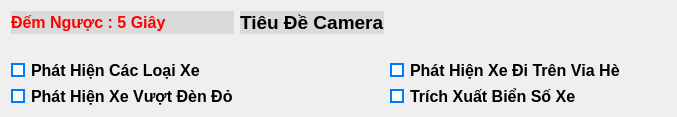
                    <widget class="QWidget" name="tab">
                     <attribute name="title">
                      <string>Tab 1</string>
                     </attribute>
                     <layout class="QGridLayout" name="gridLayout_7">
                      <item row="0" column="0">
                       <widget class="QLabel" name="label_22">
                        <property name="font">
                         <font>
                          <family>Tahoma</family>
                          <pointsize>12</pointsize>
                          <weight>75</weight>
                          <italic>false</italic>
                          <bold>true</bold>
                          <underline>false</underline>
                          <strikeout>false</strikeout>
                          <stylestrategy>PreferDefault</stylestrategy>
                         </font>
                        </property>
                        <property name="autoFillBackground">
                         <bool>false</bool>
                        </property>
                        <property name="styleSheet">
                         <string notr="true">color: rgb(255, 0, 0);
background-color: rgb(218, 218, 218);</string>
                        </property>
                        <property name="text">
                         <string>Đếm Ngược : 5 Giây</string>
                        </property>
                       </widget>
                      </item>
                      <item row="0" column="1">
                       <widget class="QLabel" name="label_23">
                        <property name="font">
                         <font>
                          <family>Tahoma</family>
                          <pointsize>14</pointsize>
                          <weight>75</weight>
                          <bold>true</bold>
                         </font>
                        </property>
                        <property name="styleSheet">
                         <string notr="true">background-color: rgb(218, 218, 218);</string>
                        </property>
                        <property name="text">
                         <string>Tiêu Đề Camera</string>
                        </property>
                       </widget>
                      </item>
                      <item row="0" column="3">
                       <widget class="QPushButton" name="pushButton_2">
                        <property name="minimumSize">
                         <size>
                          <width>0</width>
                          <height>0</height>
                         </size>
                        </property>
                        <property name="maximumSize">
                         <size>
                          <width>50</width>
                          <height>16777215</height>
                         </size>
                        </property>
                        <property name="font">
                         <font>
                          <pointsize>8</pointsize>
                         </font>
                        </property>
                        <property name="text">
                         <string/>
                        </property>
                        <property name="icon">
                         <iconset>
                          <normaloff>../icons/close.png</normaloff>../icons/close.png</iconset>
                        </property>
                        <property name="iconSize">
                         <size>
                          <width>18</width>
                          <height>18</height>
                         </size>
                        </property>
                        <property name="flat">
                         <bool>true</bool>
                        </property>
                       </widget>
                      </item>
                      <item row="2" column="0">
                       <widget class="QCheckBox" name="checkBox">
                        <property name="maximumSize">
                         <size>
                          <width>240</width>
                          <height>16777215</height>
                         </size>
                        </property>
                        <property name="font">
                         <font>
                          <family>Tahoma</family>
                          <pointsize>12</pointsize>
                          <weight>75</weight>
                          <bold>true</bold>
                         </font>
                        </property>
                        <property name="styleSheet">
                         <string notr="true">QCheckBox::indicator:checked {
	background-color: #007BFF;
	border: 2px solid #007BFF;
}

QCheckBox::indicator:unchecked {
	background-color: white;
	border: 2px solid #007BFF;
}</string>
                        </property>
                        <property name="text">
                         <string>Phát Hiện Các Loại Xe</string>
                        </property>
                        <property name="tristate">
                         <bool>false</bool>
                        </property>
                       </widget>
                      </item>
                      <item row="2" column="2">
                       <widget class="QCheckBox" name="checkBox_3">
                        <property name="font">
                         <font>
                          <family>Tahoma</family>
                          <pointsize>12</pointsize>
                          <weight>75</weight>
                          <bold>true</bold>
                         </font>
                        </property>
                        <property name="styleSheet">
                         <string notr="true">QCheckBox::indicator:checked {
	background-color: #007BFF;
	border: 2px solid #007BFF;
}

QCheckBox::indicator:unchecked {
	background-color: white;
	border: 2px solid #007BFF;
}</string>
                        </property>
                        <property name="text">
                         <string>Phát Hiện Xe Đi Trên Vỉa Hè</string>
                        </property>
                       </widget>
                      </item>
                      <item row="3" column="0">
                       <widget class="QCheckBox" name="checkBox_2">
                        <property name="font">
                         <font>
                          <family>Tahoma</family>
                          <pointsize>12</pointsize>
                          <weight>75</weight>
                          <bold>true</bold>
                         </font>
                        </property>
                        <property name="styleSheet">
                         <string notr="true">QCheckBox::indicator:checked {
	background-color: #007BFF;
	border: 2px solid #007BFF;
}

QCheckBox::indicator:unchecked {
	background-color: white;
	border: 2px solid #007BFF;
}</string>
                        </property>
                        <property name="text">
                         <string>Phát Hiện Xe Vượt Đèn Đỏ</string>
                        </property>
                       </widget>
                      </item>
                      <item row="3" column="2">
                       <widget class="QCheckBox" name="checkBox_4">
                        <property name="font">
                         <font>
                          <family>Tahoma</family>
                          <pointsize>12</pointsize>
                          <weight>75</weight>
                          <bold>true</bold>
                         </font>
                        </property>
                        <property name="styleSheet">
                         <string notr="true">QCheckBox::indicator:checked {
	background-color: #007BFF;
	border: 2px solid #007BFF;
}

QCheckBox::indicator:unchecked {
	background-color: white;
	border: 2px solid #007BFF;
}</string>
                        </property>
                        <property name="text">
                         <string>Trích Xuất Biển Số Xe</string>
                        </property>
                       </widget>
                      </item>
                      <item row="1" column="0" colspan="4">
                       <widget class="QLabel" name="label_12">
                        <property name="text">
                         <string/>
                        </property>
                        <property name="pixmap">
                         <pixmap>../ImageHandler.png</pixmap>
                        </property>
                        <property name="scaledContents">
                         <bool>true</bool>
                        </property>
                        <property name="alignment">
                         <set>Qt::AlignCenter</set>
                        </property>
                        <property name="wordWrap">
                         <bool>false</bool>
                        </property>
                       </widget>
                      </item>
                     </layout>
                    </widget>
